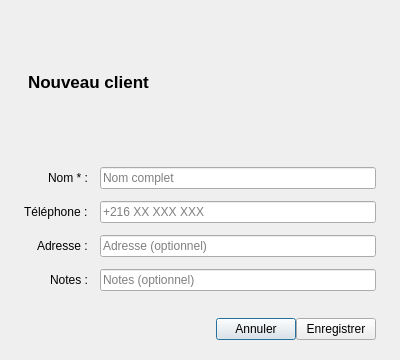
<?xml version='1.0' encoding='UTF-8'?>
<ui version="4.0">
 <class>CustomerDialog</class>
 <widget class="QDialog" name="CustomerDialog">
  <property name="geometry"><rect><x>0</x><y>0</y><width>400</width><height>360</height></rect></property>
  <property name="windowTitle"><string>Nouveau client</string></property>
  <property name="minimumWidth"><number>400</number></property>
  <property name="maximumWidth"><number>400</number></property>
  <layout class="QVBoxLayout" name="rootLayout">
   <property name="leftMargin"><number>0</number></property><property name="topMargin"><number>0</number></property>
   <property name="rightMargin"><number>0</number></property><property name="bottomMargin"><number>0</number></property>
   <property name="spacing"><number>0</number></property>
   <item>
    <widget class="QLabel" name="dialogTitle">
     <property name="text"><string>Nouveau client</string></property>
     <property name="styleSheet"><string>font-size: 17px; font-weight: 700; padding: 20px 24px 12px;</string></property>
    </widget>
   </item>
   <item>
    <layout class="QFormLayout" name="formLayout">
     <property name="leftMargin"><number>24</number></property><property name="topMargin"><number>12</number></property>
     <property name="rightMargin"><number>24</number></property><property name="bottomMargin"><number>16</number></property>
     <property name="spacing"><number>12</number></property>
     <property name="labelAlignment"><set>Qt::AlignRight|Qt::AlignVCenter</set></property>
     <item row="0" column="0"><widget class="QLabel" name="lblName"><property name="text"><string>Nom * :</string></property></widget></item>
     <item row="0" column="1">
      <widget class="QLineEdit" name="name">
       <property name="minimumHeight"><number>38</number></property>
       <property name="placeholderText"><string>Nom complet</string></property>
      </widget>
     </item>
     <item row="1" column="0"><widget class="QLabel" name="lblPhone"><property name="text"><string>Téléphone :</string></property></widget></item>
     <item row="1" column="1">
      <widget class="QLineEdit" name="phone">
       <property name="minimumHeight"><number>38</number></property>
       <property name="placeholderText"><string>+216 XX XXX XXX</string></property>
      </widget>
     </item>
     <item row="2" column="0"><widget class="QLabel" name="lblAddress"><property name="text"><string>Adresse :</string></property></widget></item>
     <item row="2" column="1">
      <widget class="QLineEdit" name="address">
       <property name="minimumHeight"><number>38</number></property>
       <property name="placeholderText"><string>Adresse (optionnel)</string></property>
      </widget>
     </item>
     <item row="3" column="0"><widget class="QLabel" name="lblNotes"><property name="text"><string>Notes :</string></property></widget></item>
     <item row="3" column="1">
      <widget class="QLineEdit" name="notes">
       <property name="minimumHeight"><number>38</number></property>
       <property name="placeholderText"><string>Notes (optionnel)</string></property>
      </widget>
     </item>
    </layout>
   </item>
   <item>
    <layout class="QHBoxLayout" name="btnRow">
     <property name="leftMargin"><number>24</number></property><property name="topMargin"><number>8</number></property>
     <property name="rightMargin"><number>24</number></property><property name="bottomMargin"><number>20</number></property>
     <item><spacer><property name="orientation"><enum>Qt::Horizontal</enum></property><property name="sizeHint" stdset="0"><size><width>40</width><height>20</height></size></property></spacer></item>
     <item>
      <widget class="QPushButton" name="btnCancel">
       <property name="text"><string>Annuler</string></property>
       <property name="cssClass" stdset="0"><string>btnSecondary</string></property>
      </widget>
     </item>
     <item>
      <widget class="QPushButton" name="btnSave">
       <property name="text"><string>Enregistrer</string></property>
      </widget>
     </item>
    </layout>
   </item>
  </layout>
 </widget>
 <resources /><connections />
</ui>
